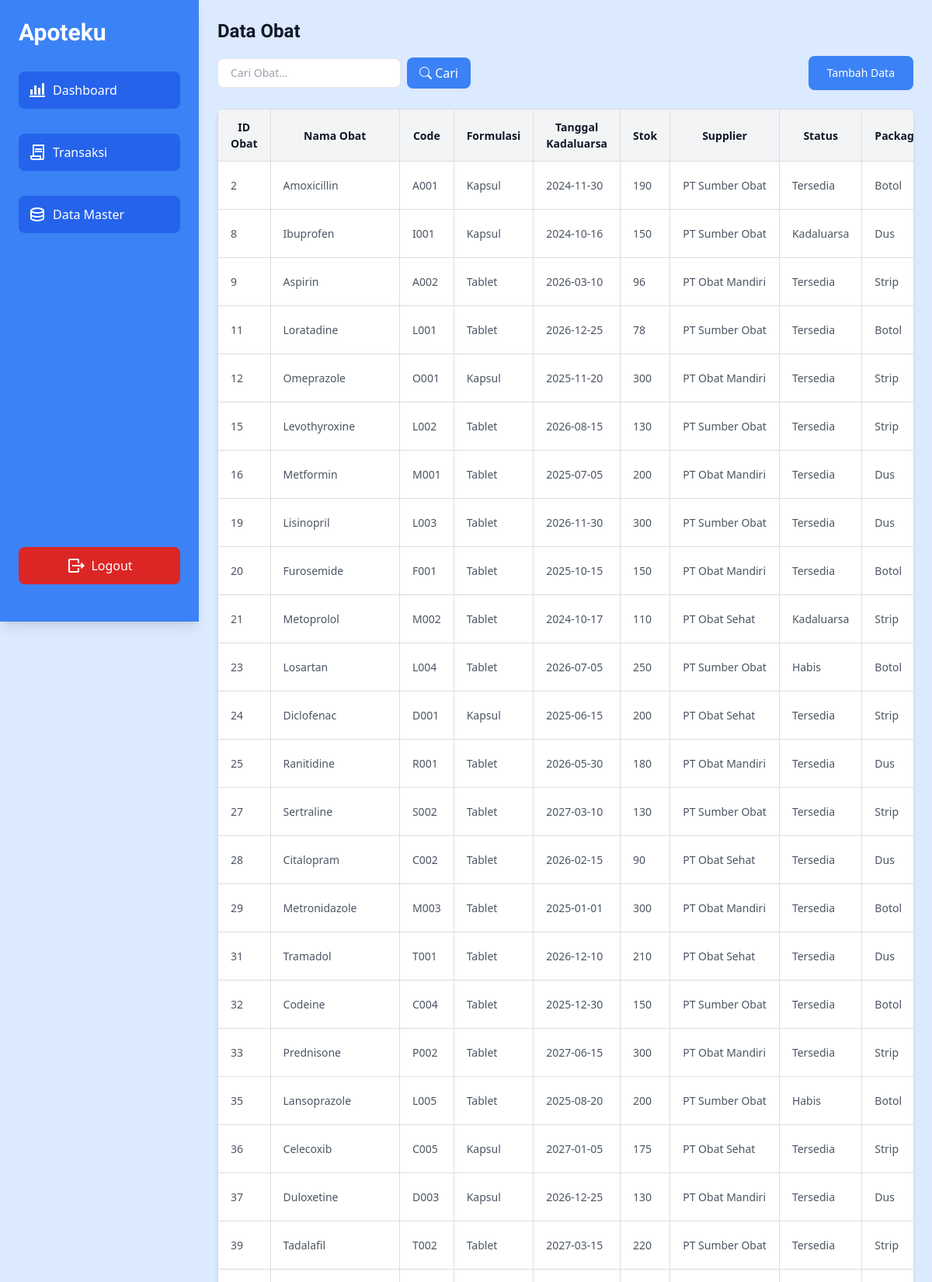
/datamaster-obat/dataobat.php (upper part), run on the app's committed database.
### tables this page shows
CREATE TABLE `obat` (
  `ID_Obat` int(11) NOT NULL,
  `Nama_Obat` varchar(100) NOT NULL,
  `Code` varchar(20) DEFAULT NULL,
  `Formulasi` varchar(50) DEFAULT NULL,
  `Tanggal_Kadaluarsa` date DEFAULT NULL,
  `Stok` int(11) DEFAULT NULL,
  `ID_Supplier` int(11) DEFAULT NULL,
  `Status` varchar(20) DEFAULT NULL,
  `Package` varchar(20) DEFAULT NULL,
  `Harga_Beli` decimal(10,2) DEFAULT NULL,
  `Harga_Jual` decimal(10,2) DEFAULT NULL
);

CREATE TABLE `supplier` (
  `ID_Supplier` int(11) NOT NULL,
  `Nama_Supplier` varchar(100) NOT NULL,
  `Kontak` varchar(50) DEFAULT NULL,
  `Alamat` text
);

### datamaster-obat/dataobat.php (the view, shortened to what this page needs)
<!DOCTYPE html>
<html lang="en">
<head>
    <link rel="stylesheet" href="https://cdn.jsdelivr.net/npm/bootstrap-icons@1.11.3/font/bootstrap-icons.min.css">
    <link href="../assets/css/output.css" rel="stylesheet">
    <link href="../assets/css/style.css" rel="stylesheet">
</head>
<body class="bg-blue-100 text-gray-900">
    <?php include('../template/sidebar.php'); ?>
    <div class="flex-grow ml-64 mx-auto p-6">
        <h1 class="text-2xl font-bold mb-4">Data Obat</h1>
        <div class="flex justify-between items-center mb-6">
            <form action="" method="GET" class="flex items-center space-x-2">
                <input type="text" name="search" placeholder="Cari Obat..." class="px-4 py-2 border rounded-lg text-sm focus:outline-none focus:ring-2 focus:ring-blue-500 bg-white" value="<?php echo isset($_GET['search']) ? $_GET['search'] : ''; ?>">
                <button type="submit" class="bg-blue-500 text-white py-2 px-4 rounded-lg hover:bg-blue-600 transition duration-300">
                    <i class="bi bi-search"></i> Cari
                </button>
            </form>
            <a href="/apoteku/src/datamaster-obat/dataobat-create.php"
                class="bg-blue-500 text-white py-3 px-6 rounded-lg hover:bg-blue-600 text-sm transition duration-300 ease-in-out transform hover:scale-105">
                Tambah Data
            </a>
        </div>
        <div class="bg-white shadow-md rounded-lg w-full mt-6 overflow-x-auto">
            <table class="table-auto w-full text-left border border-gray-200">
                <thead class="bg-blue-200 text-gray-900">
                    <tr>
                        <th class="px-4 py-3 border-b">ID Obat</th>
                        <th class="px-4 py-3 border-b">Nama Obat</th>
                        <th class="px-4 py-3 border-b">Code</th>
                        <th class="px-4 py-3 border-b">Formulasi</th>
                        <th class="px-4 py-3 border-b">Tanggal Kadaluarsa</th>
                        <th class="px-4 py-3 border-b">Stok</th>
                        <th class="px-4 py-3 border-b">Supplier</th>
                        <th class="px-4 py-3 border-b">Status</th>
                        <th class="px-4 py-3 border-b">Package</th>
                    </tr>
                </thead>
                <tbody class="text-gray-600">
                    <?php
                    include('../database/database.php');
                    $updateStatusSQL = "UPDATE obat
                                        SET Status = 'Kadaluarsa'
                                        WHERE Tanggal_Kadaluarsa <= CURDATE() AND Status != 'Kadaluarsa'";
                    mysqli_query($conn, $updateStatusSQL);
                    $search = isset($_GET['search']) ? $_GET['search'] : '';
                    $sql = "SELECT t.ID_Obat, t.Nama_Obat, t.Code, t.Formulasi, t.Tanggal_Kadaluarsa, t.Stok, k.Nama_Supplier, t.Status, t.Package, t.Harga_Beli, t.Harga_Jual
                            FROM obat t
                            JOIN supplier k ON t.ID_Supplier = k.ID_Supplier
                            WHERE t.ID_Obat LIKE '%$search%'
                            OR t.Nama_Obat LIKE '%$search%'
                            OR t.Code LIKE '%$search%'
                            OR t.Formulasi LIKE '%$search%'
                            OR t.Tanggal_Kadaluarsa LIKE '%$search%'
                            OR t.Stok LIKE '%$search%'
                            OR k.Nama_Supplier LIKE '%$search%'
                            OR t.Status LIKE '%$search%'
                            OR t.Package LIKE '%$search%'
                            OR t.Harga_Beli LIKE '%$search%'
                            OR t.Harga_Jual LIKE '%$search%'";
                    $result = mysqli_query($conn, $sql);
                    if (mysqli_num_rows($result) > 0) {
                        while ($row = mysqli_fetch_assoc($result)) {
                            echo '<tr class="hover:bg-gray-50 border-b transition duration-300">
                                <td class="px-4 py-3 whitespace-nowrap">' . $row['ID_Obat'] . '</td>
                                <td class="px-4 py-3 whitespace-nowrap">' . $row['Nama_Obat'] . '</td>
                                <td class="px-4 py-3 whitespace-nowrap">' . $row['Code'] . '</td>
                                <td class="px-4 py-3 whitespace-nowrap">' . $row['Formulasi'] . '</td>
                                <td class="px-4 py-3 whitespace-nowrap">' . $row['Tanggal_Kadaluarsa'] . '</td>
                                <td class="px-4 py-3 whitespace-nowrap">' . $row['Stok'] . '</td>
                                <td class="px-4 py-3 whitespace-nowrap">' . $row['Nama_Supplier'] . '</td>
                                <td class="px-4 py-3 whitespace-nowrap">' . $row['Status'] . '</td>
                                <td class="px-4 py-3 whitespace-nowrap">' . $row['Package'] . '</td>
                                <td class="px-4 py-3 whitespace-nowrap text-green-600 font-semibold">Rp ' . number_format($row['Harga_Beli'], 0, ',', '.') . '</td>
                                <td class="px-4 py-3 whitespace-nowrap text-blue-600 font-semibold">Rp ' . number_format($row['Harga_Jual'], 0, ',', '.') . '</td>
                                        <a href="/apoteku/src/datamaster-obat/dataobat-edit.php?id=' . $row['ID_Obat'] . '"
                                           class="bg-yellow-500 text-white p-2 rounded-lg hover:bg-yellow-600 transform hover:scale-105 transition duration-200">
                                        </a>
                                           href="/apoteku/src/datamaster-obat/dataobat-delete.php?id=' . $row['ID_Obat'] . '"
                            </tr>';
                        }
                    } else {
                        echo '<tr><td colspan="12" class="text-center py-4 text-gray-500">Tidak ada data obat</td></tr>';
                    }
                    ?>
                </tbody>
            </table>
        </div>
    </div>
</body>
</html>

### assets/css/style.css (style rules this page uses)
h1 { font-family: Lexend; font-weight: 500; font-size: 60px; }
table { border-spacing: 0; width: 100%; border-collapse: collapse; table-layout: fixed; }
table th, table td { font-size: 14px; font-weight: 500; text-align: left; padding: 12px 16px; border: 1px solid #ddd; }
table th { background-color: #f3f4f6; font-weight: 600; text-align: center; }

### data on the page
obat: ID_Obat "2", Nama_Obat "Amoxicillin", Code "A001", Formulasi "Kapsul", Tanggal_Kadaluarsa "2024-11-30", Stok "190", ID_Supplier.Nama_Supplier "PT Sumber Obat", Status "Tersedia", Package "Botol"
obat: ID_Obat "8", Nama_Obat "Ibuprofen", Code "I001", Formulasi "Kapsul", Tanggal_Kadaluarsa "2024-10-16", Stok "150", ID_Supplier.Nama_Supplier "PT Sumber Obat", Status "Kadaluarsa", Package "Dus"
obat: ID_Obat "9", Nama_Obat "Aspirin", Code "A002", Formulasi "Tablet", Tanggal_Kadaluarsa "2026-03-10", Stok "96", ID_Supplier.Nama_Supplier "PT Obat Mandiri", Status "Tersedia", Package "Strip"
obat: ID_Obat "11", Nama_Obat "Loratadine", Code "L001", Formulasi "Tablet", Tanggal_Kadaluarsa "2026-12-25", Stok "78", ID_Supplier.Nama_Supplier "PT Sumber Obat", Status "Tersedia", Package "Botol"
obat: ID_Obat "12", Nama_Obat "Omeprazole", Code "O001", Formulasi "Kapsul", Tanggal_Kadaluarsa "2025-11-20", Stok "300", ID_Supplier.Nama_Supplier "PT Obat Mandiri", Status "Tersedia", Package "Strip"
obat: ID_Obat "15", Nama_Obat "Levothyroxine", Code "L002", Formulasi "Tablet", Tanggal_Kadaluarsa "2026-08-15", Stok "130", ID_Supplier.Nama_Supplier "PT Sumber Obat", Status "Tersedia", Package "Strip"
obat: ID_Obat "16", Nama_Obat "Metformin", Code "M001", Formulasi "Tablet", Tanggal_Kadaluarsa "2025-07-05", Stok "200", ID_Supplier.Nama_Supplier "PT Obat Mandiri", Status "Tersedia", Package "Dus"
obat: ID_Obat "19", Nama_Obat "Lisinopril", Code "L003", Formulasi "Tablet", Tanggal_Kadaluarsa "2026-11-30", Stok "300", ID_Supplier.Nama_Supplier "PT Sumber Obat", Status "Tersedia", Package "Dus"
obat: ID_Obat "20", Nama_Obat "Furosemide", Code "F001", Formulasi "Tablet", Tanggal_Kadaluarsa "2025-10-15", Stok "150", ID_Supplier.Nama_Supplier "PT Obat Mandiri", Status "Tersedia", Package "Botol"
obat: ID_Obat "21", Nama_Obat "Metoprolol", Code "M002", Formulasi "Tablet", Tanggal_Kadaluarsa "2024-10-17", Stok "110", ID_Supplier.Nama_Supplier "PT Obat Sehat", Status "Kadaluarsa", Package "Strip"
obat: ID_Obat "23", Nama_Obat "Losartan", Code "L004", Formulasi "Tablet", Tanggal_Kadaluarsa "2026-07-05", Stok "250", ID_Supplier.Nama_Supplier "PT Sumber Obat", Status "Habis", Package "Botol"
obat: ID_Obat "24", Nama_Obat "Diclofenac", Code "D001", Formulasi "Kapsul", Tanggal_Kadaluarsa "2025-06-15", Stok "200", ID_Supplier.Nama_Supplier "PT Obat Sehat", Status "Tersedia", Package "Strip"
obat: ID_Obat "25", Nama_Obat "Ranitidine", Code "R001", Formulasi "Tablet", Tanggal_Kadaluarsa "2026-05-30", Stok "180", ID_Supplier.Nama_Supplier "PT Obat Mandiri", Status "Tersedia", Package "Dus"
obat: ID_Obat "27", Nama_Obat "Sertraline", Code "S002", Formulasi "Tablet", Tanggal_Kadaluarsa "2027-03-10", Stok "130", ID_Supplier.Nama_Supplier "PT Sumber Obat", Status "Tersedia", Package "Strip"
obat: ID_Obat "28", Nama_Obat "Citalopram", Code "C002", Formulasi "Tablet", Tanggal_Kadaluarsa "2026-02-15", Stok "90", ID_Supplier.Nama_Supplier "PT Obat Sehat", Status "Tersedia", Package "Dus"
obat: ID_Obat "29", Nama_Obat "Metronidazole", Code "M003", Formulasi "Tablet", Tanggal_Kadaluarsa "2025-01-01", Stok "300", ID_Supplier.Nama_Supplier "PT Obat Mandiri", Status "Tersedia", Package "Botol"
obat: ID_Obat "31", Nama_Obat "Tramadol", Code "T001", Formulasi "Tablet", Tanggal_Kadaluarsa "2026-12-10", Stok "210", ID_Supplier.Nama_Supplier "PT Obat Sehat", Status "Tersedia", Package "Dus"
obat: ID_Obat "32", Nama_Obat "Codeine", Code "C004", Formulasi "Tablet", Tanggal_Kadaluarsa "2025-12-30", Stok "150", ID_Supplier.Nama_Supplier "PT Sumber Obat", Status "Tersedia", Package "Botol"
obat: ID_Obat "33", Nama_Obat "Prednisone", Code "P002", Formulasi "Tablet", Tanggal_Kadaluarsa "2027-06-15", Stok "300", ID_Supplier.Nama_Supplier "PT Obat Mandiri", Status "Tersedia", Package "Strip"
obat: ID_Obat "35", Nama_Obat "Lansoprazole", Code "L005", Formulasi "Tablet", Tanggal_Kadaluarsa "2025-08-20", Stok "200", ID_Supplier.Nama_Supplier "PT Sumber Obat", Status "Habis", Package "Botol"
obat: ID_Obat "36", Nama_Obat "Celecoxib", Code "C005", Formulasi "Kapsul", Tanggal_Kadaluarsa "2027-01-05", Stok "175", ID_Supplier.Nama_Supplier "PT Obat Sehat", Status "Tersedia", Package "Strip"
obat: ID_Obat "37", Nama_Obat "Duloxetine", Code "D003", Formulasi "Kapsul", Tanggal_Kadaluarsa "2026-12-25", Stok "130", ID_Supplier.Nama_Supplier "PT Obat Mandiri", Status "Tersedia", Package "Dus"
obat: ID_Obat "39", Nama_Obat "Tadalafil", Code "T002", Formulasi "Tablet", Tanggal_Kadaluarsa "2027-03-15", Stok "220", ID_Supplier.Nama_Supplier "PT Sumber Obat", Status "Tersedia", Package "Strip"
